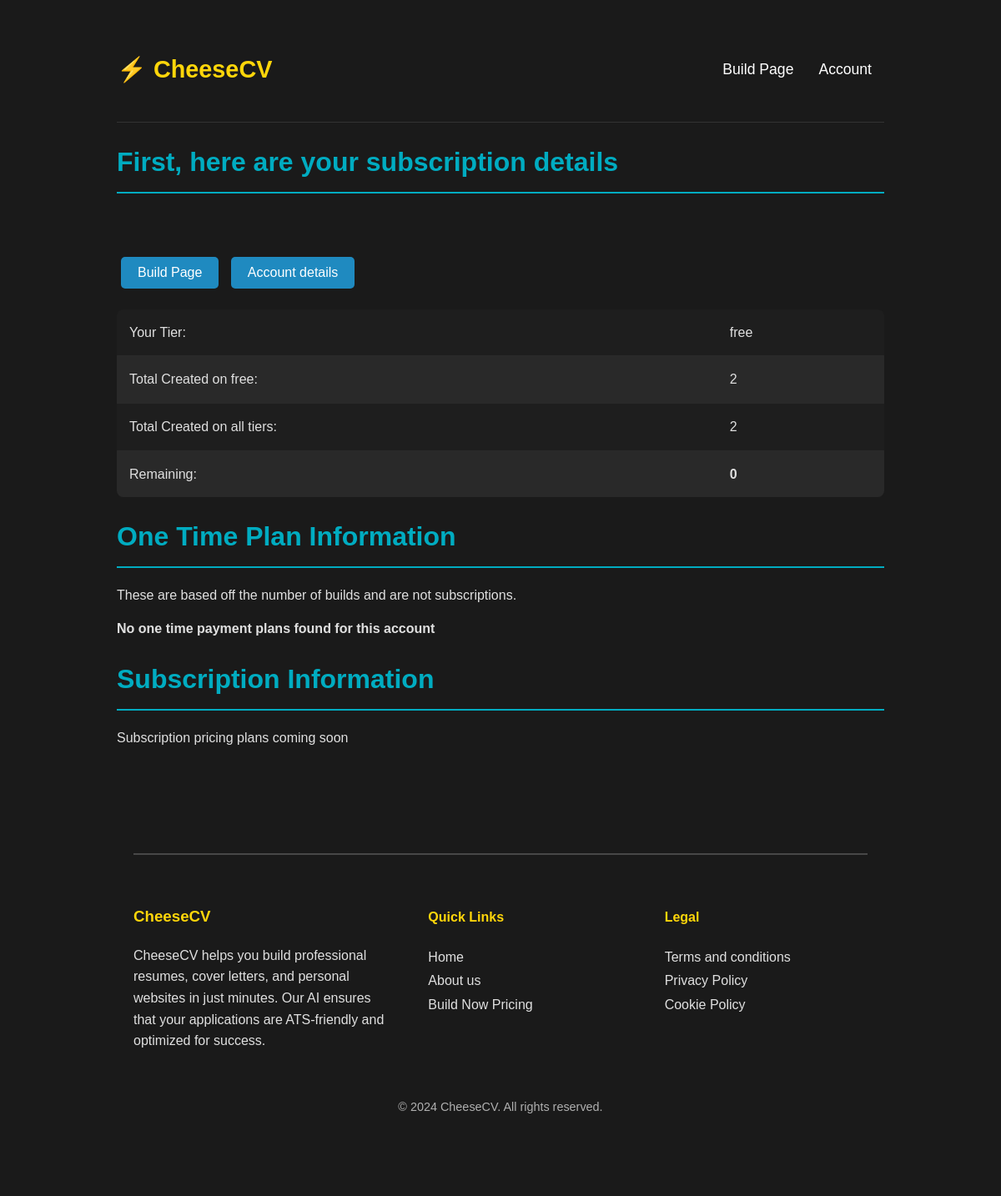
The app's page /24/subscriptions (signed in) with its own data.
### resume_app/models.py (models this page shows, shortened)
class UserProfile(models.Model):
    def profile_image_upload_to(instance, filename):
        return f"profile_pictures/{instance.account.id}.jpg"
    id = models.AutoField(primary_key=True)
    account = models.ForeignKey(Account, on_delete=models.CASCADE, null=True, related_name='account_user_profile')
    first_name = models.CharField(max_length=255)
    last_name = models.CharField(max_length=255)
    phone = models.CharField(max_length=15)
    city = models.CharField(max_length=255)
    state = models.CharField(max_length=255)
    linkedin_link = models.CharField(blank=True, null=True, max_length=255)
    resume_link = models.URLField(blank=True, null=True)
    github_link = models.CharField(blank=True, null=True, max_length=255)
    website_link = models.URLField(blank=True, null=True)
    profile_image = models.ImageField(upload_to=profile_image_upload_to, storage=OverwriteStorage(), blank=True, null=True)
    spoken_languages = models.CharField(max_length=255, blank=True, null=True)
    programming_languages = models.CharField(max_length=255, blank=True, null=True)
    technical_skills = models.CharField(max_length=255, blank=True, null=True)
    leadership = models.CharField(max_length=255, blank=True, null=True)

class Account(models.Model):
    id = models.AutoField(primary_key=True)
    user = models.ForeignKey(User, on_delete=models.CASCADE, null=True, related_name='account_user')
    name = models.CharField(max_length=255, unique=True)  # needs to be unique
    password = models.CharField(max_length=255)  # Store hashed password
    email = models.EmailField()
    tier = models.CharField(max_length=255, default="free")
    educations = models.ForeignKey('Education', on_delete=models.SET_NULL, null=True, related_name='education_account')
    user_profile = models.ForeignKey('UserProfile', on_delete=models.SET_NULL, null=True, related_name='user_profile_account')
    user_plan = models.ForeignKey('Plan', on_delete=models.SET_NULL, null=True, related_name='user_plan')
    user_payment = models.ForeignKey('Payment', on_delete=models.SET_NULL, null=True, related_name='user_payment')
    resume_links = models.CharField(max_length=100000, blank=True, null=True, help_text="Separate links with commas")
    unique_words = models.CharField(max_length=10000000, blank=True, null=True, help_text="Separate action words with commas")
    reset_password_code = models.CharField(max_length=255, null=True)
    is_active = models.BooleanField(default=True)

class Plan(models.Model):
    id = models.AutoField(primary_key=True)
    type = models.CharField(max_length=255, default="free")
    account = models.ForeignKey(Account, on_delete=models.CASCADE, null=True)
    forms_remaining = models.IntegerField(default=2)
    forms_filled_on_current_plan = models.IntegerField(default=0)
    total_forms_filled = models.IntegerField(default=0)
    total_cover_letters = models.IntegerField(default=0)
    total_tailored_resumes = models.IntegerField(default=0)
    subscription_ids = models.CharField(max_length=100000, blank=True, null=True, help_text="subscription_ids seperated by commas")

### resume_app/views.py (the view)
# urls.py: path('<int:account_id>/subscriptions', subscriptions, name='subscriptions'),
@login_required
def subscriptions(request, account_id):
    account = Account.objects.get(id=account_id)
    user_plan = Plan.objects.get(account = account)
    userprofile = UserProfile.objects.get(account = account)
    payment_instances = Payment.objects.filter(account=account)
    subscription_exists = any(payment_instance.mode == 'subscription' for payment_instance in payment_instances)
    if request.method == 'GET':
        context = {
                    'account' : account,
                    'user_profile': userprofile,
                    'user_plan' : user_plan,
                    'payment_instances' : payment_instances ,
                    'remaining' : user_plan.forms_remaining - user_plan.forms_filled_on_current_plan,
                    'subscription_exists': subscription_exists,
        }
        return render(request, 'subscriptions.html' , context)

### resume_app/templates/subscriptions.html (shortened to what this page needs)
{% extends 'index.html' %}
{% load static %}
{% block header_links %}
        <a href="{% url 'confirmation' account_id=account.id %}">  Build Page </a>
        <a href="{% url 'account' account_id=account.id %}">  Account </a>
{% endblock %}
{% block content %}
<h1>{{user_profile.first_name}}, here are your subscription details </h1>
    <br> <br>
    <a href="{% url 'confirmation' account_id=account.id %}" class="reload_resume_and_website-button">
        <button type="button"> Build Page </button>
    </a>
    <a href="{% url 'account' account_id=account.id %}" class="reload_resume_and_website-button">
        <button type="button"> Account details </button>
    </a>
    <table class="user-info-table">
        <tr>
            <td>Your Tier:</td>
            <td>{{account.tier}}</td>
        </tr>
        <tr>
            <td>Total Created on {{account.tier}}:</td>
            <td>{{user_plan.forms_filled_on_current_plan}}</td>
        </tr>
        <tr>
            <td>Total Created on all tiers:</td>
            <td>{{user_plan.total_forms_filled}} </td>
        </tr>
        <tr>
            <td>Remaining:</td>
            <td> <b> {{remaining}} </b> </td>
        </tr>
    </table>
    <h1> One Time Plan Information </h1>
    <p> These are based off the number of builds and are not subscriptions.</p>
    {% if payment_instances %}
        {% for payment_instance in payment_instances %}
            {% if payment_instance.mode == 'payment' %}
                <table border="1">
                    <tr>
                        <th>Payment ID</th>
                        <th>Customer Name</th>
                        <th>Customer Email</th>
                        <th>Product Name</th>
                        <th>Product Price</th>
                        <th>Date of Purchase</th>
                    </tr>
                        <tr>
                            <td>{{ payment_instance.subscription_id }}</td>
                            <td>{{ payment_instance.customer_name }}</td>
                            <td>{{ payment_instance.customer_email }}</td>
                            <td>{{ payment_instance.product_name }}</td>
                            <td>{{ payment_instance.product_price }}</td>
                            <td>{{ payment_instance.start_date }}</td>
                        </tr>
                </table>
            {% endif %}
        {% endfor %}
    {% else %}
        <b> <p>No one time payment plans found for this account</p> </b>
    {% endif %}
    <h1> Subscription Information </h1>
    <p> Subscription pricing plans coming soon  </p>
<br><br>
{% endblock %}

### resume_app/templates/index.html (style rules this page uses)
body { padding: 0 10%; margin: 0; background-color: #121212; color: #ffffff; font-family: 'Poppins', sans-serif; }
html { scroll-behavior: smooth; }
.header-nav a { color: #ffffff; margin: 0 15px; text-decoration: none; font-size: 1.1em; }

### resume_app/templates/subscriptions.html (style rules this page uses)
body { background-color: #1a1a1a; color: #e0e0e0; font-family: 'Arial', sans-serif; line-height: 1.6; margin: 20px; }
h1 { color: #00acc1; border-bottom: 2px solid #00acc1; padding-bottom: 10px; margin-bottom: 20px; }
a.reload_resume_and_website-button button { background-color: #1f8ac0; color: #ffffff; border: none; padding: 10px 20px; margin: 5px; cursor: pointer; border-radius: 5px; transition: background-color 0.3s ease; text-align: center; font-size: 16px; }
a.reload_resume_and_website-button { text-decoration: none; }
table { width: 100%; border-collapse: collapse; margin: 20px 0; background-color: #1e1e1e; border-radius: 8px; overflow: hidden; }
table th, table td { padding: 15px; text-align: left; }
table td { border-bottom: 1px solid #2a2a2a; }
table tr:nth-child(even) { background-color: #292929; }
table tr:last-child td { border-bottom: none; }
button { background-color: #d32f2f; color: #ffffff; border: none; padding: 8px 15px; border-radius: 5px; cursor: pointer; transition: background-color 0.3s ease; }
p { margin: 15px 0; }

### records on screen
UserProfile: first_name "First"
Account: tier "free"
Plan: forms_filled_on_current_plan "2", total_forms_filled "2"

### other values on screen
{{ remaining }} "0"
